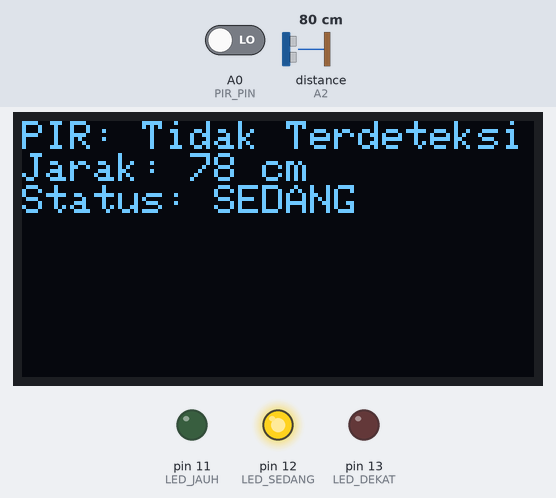
This sketch was run on a simulated Arduino Uno, built with avr-gcc and run on an emulated ATmega328P. Parts: 128×64 one-colour display, output pins drawn as LEDs (lit = HIGH). Wiring (from diagram.json): ultrasonic range finder: trigger A1; echo A2. The test bench sets the inputs (shaded band); at power-on: distance to the obstacle (sensor on A2) 80 cm, A0 (PIR_PIN) LOW. The echo pulse lasts 58.3 µs per cm; pins used as bus, display or sensor lines are not drawn; what the sketch prints to the serial monitor is not drawn.

Above: at 1.3 s.
1.4 s: distance to the obstacle (sensor on A2) set to 53 cm
At 2.6 s:
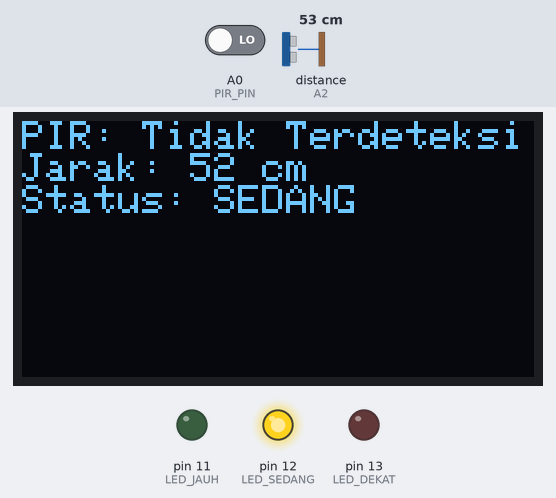
3.1 s: distance to the obstacle (sensor on A2) set to 48 cm
At 4.1 s:
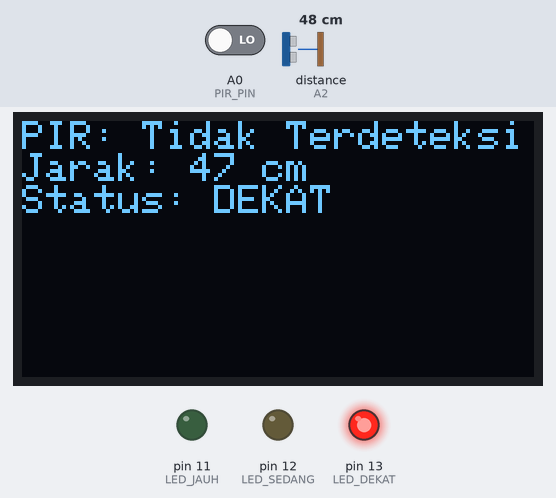
4.7 s: A0 (PIR_PIN) driven HIGH
At 5.5 s:
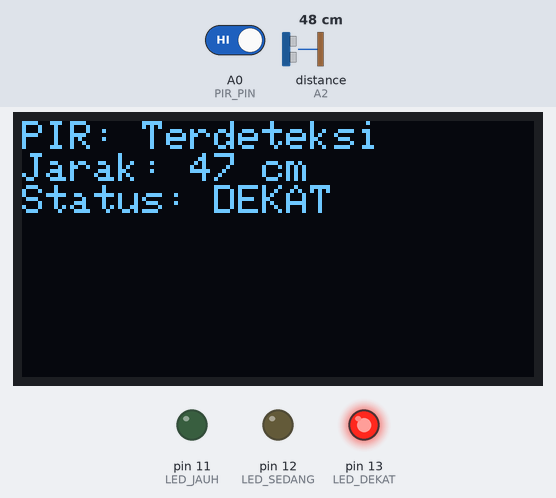
6.3 s: distance to the obstacle (sensor on A2) set to 250 cm
At 7.3 s:
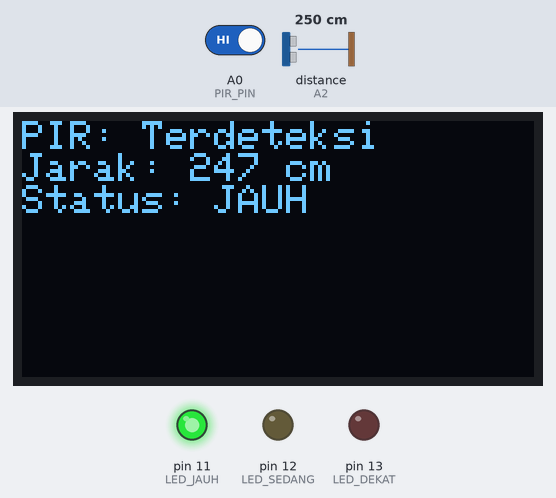
8.0 s: A0 (PIR_PIN) driven LOW
At 8.8 s:
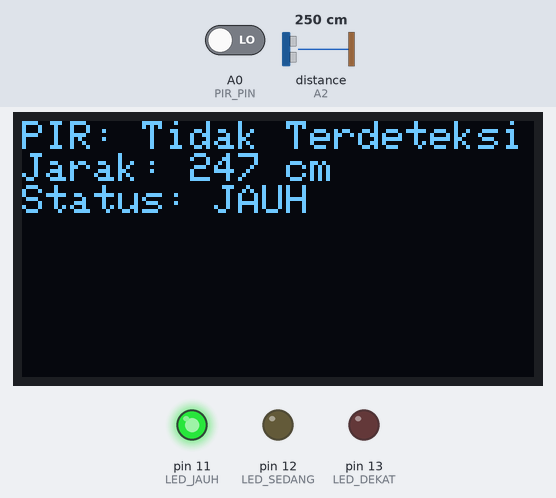
Timing chart, 0 to 10.6 s (numbered marks = the images above; inputs shaded):
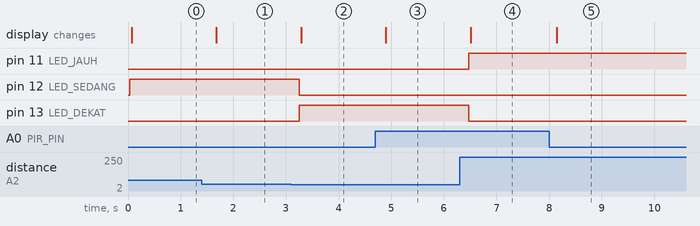

Measured:
- the behaviour switches between 51 and 50 cm on distance to the obstacle (sensor on A2) (found by bisection; images 1 and 2)
- after the input at 1.4 s, the display: changes after 0.28 s (image 1)
- after the input at 3.1 s, pin 12 (LED_SEDANG): HIGH → LOW after 0.15 s; pin 13 (LED_DEKAT): LOW → HIGH after 0.15 s; the display: changes after 0.19 s (image 2)
- after the input at 4.7 s, the display: changes after 0.19 s (image 3)
- after the input at 6.3 s, pin 11 (LED_JAUH): LOW → HIGH after 0.18 s; pin 13 (LED_DEKAT): HIGH → LOW after 0.18 s; the display: changes after 0.21 s (image 4)
- after the input at 8.0 s, the display: changes after 0.15 s (image 5)

The sketch:

sketch.ino
```cpp
#include <Wire.h>
#include <Adafruit_SSD1306.h>
#include <Adafruit_GFX.h>

#define SCREEN_WIDTH 128
#define SCREEN_HEIGHT 64
Adafruit_SSD1306 display(SCREEN_WIDTH, SCREEN_HEIGHT, &Wire, -1);

#define TRIG_PIN A1
#define ECHO_PIN A2
#define PIR_PIN A0
#define LED_DEKAT 13
#define LED_SEDANG 12
#define LED_JAUH 11

void setup() {
    pinMode(TRIG_PIN, OUTPUT);
    pinMode(ECHO_PIN, INPUT);
    pinMode(PIR_PIN, INPUT);
    pinMode(LED_DEKAT, OUTPUT);
    pinMode(LED_SEDANG, OUTPUT);
    pinMode(LED_JAUH, OUTPUT);

    Serial.begin(9600);
    if (!display.begin(SSD1306_SWITCHCAPVCC, 0x3C)) {
        Serial.println("SSD1306 gagal diinisialisasi");
        for (;;);
    }
    display.clearDisplay();
}

long getDistance() {
    digitalWrite(TRIG_PIN, LOW);
    delayMicroseconds(2);
    digitalWrite(TRIG_PIN, HIGH);
    delayMicroseconds(10);
    digitalWrite(TRIG_PIN, LOW);
    long duration = pulseIn(ECHO_PIN, HIGH);
    return duration * 0.034 / 2;
}

void loop() {
    bool pirStatus = digitalRead(PIR_PIN);
    long distance = getDistance();

    // Reset LED
    digitalWrite(LED_DEKAT, LOW);
    digitalWrite(LED_SEDANG, LOW);
    digitalWrite(LED_JAUH, LOW);

    String statusPir = pirStatus ? "Terdeteksi" : "Tidak Terdeteksi";
    String statusJarak;
    if (distance < 50) {
        statusJarak = "DEKAT";
        digitalWrite(LED_DEKAT, HIGH);
    } else if (distance >= 50 && distance <= 125) {
        statusJarak = "SEDANG";
        digitalWrite(LED_SEDANG, HIGH);
    } else {
        statusJarak = "JAUH";
        digitalWrite(LED_JAUH, HIGH);
    }

    // Tampilkan di Serial Monitor
    Serial.print("PIR: ");
    Serial.print(statusPir);
    Serial.print(" | Jarak: ");
    Serial.print(distance);
    Serial.print(" cm | Status: ");
    Serial.println(statusJarak);

    // Tampilkan di OLED
    display.clearDisplay();
    display.setTextSize(1);
    display.setTextColor(SSD1306_WHITE);
    display.setCursor(0, 0);
    display.print("PIR: ");
    display.println(statusPir);
    display.print("Jarak: ");
    display.print(distance);
    display.println(" cm");
    display.print("Status: ");
    display.println(statusJarak);
    display.display();

    delay(500);
}
```
